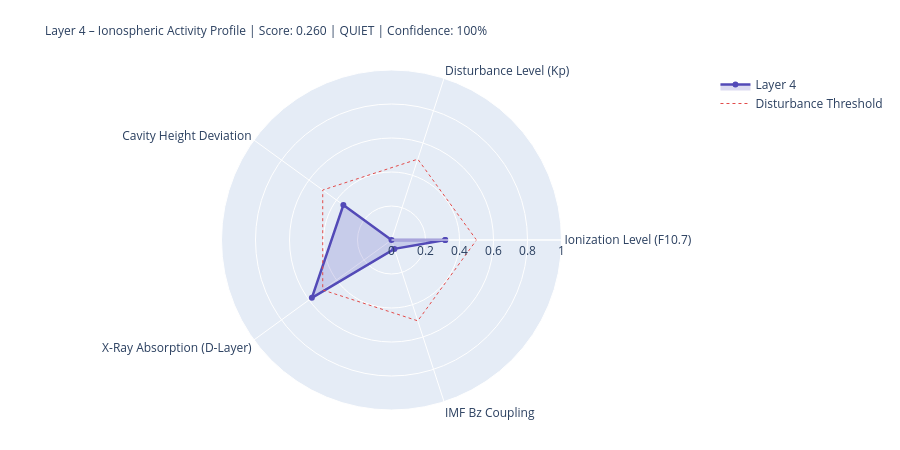

The cell this chart's notebook holds for it:
### Markdown cell above
---
## 4. State Assessment & Handoff to Layer 5

### Code cell
# ============================================================
# LAYER-4-SCORE
# ============================================================

COMPONENTS = {
    'Ionization Level (F10.7)':    {'score': ioniz,       'source': 'primary' if f107_now else 'from_layer0', 'dynamic': True},
    'Disturbance Level (Kp)':          {'score': disturb,     'source': 'primary' if kp_now   else 'from_layer0', 'dynamic': True},
    'Cavity Height Deviation':    {'score': h_dev,       'source': 'derived',                                'dynamic': True},
    'X-Ray Absorption (D-Layer)':{'score': xray_ioniz,  'source': 'primary' if xray_now else 'missing',     'dynamic': True},
    'IMF Bz Coupling':             {'score': bz_coupling, 'source': 'primary' if bz_now   else 'from_layer0', 'dynamic': True},
}

available    = {k: v['score'] for k, v in COMPONENTS.items() if v['score'] is not None}
unavailable  = [k for k, v in COMPONENTS.items() if v['score'] is None]
layer4_score = round(sum(available.values()) / len(available), 4) if available else None
confidence   = round(len(available) / len(COMPONENTS), 2)
level = ('unknown' if layer4_score is None
         else 'quiet'   if layer4_score < 0.3
         else 'moderate' if layer4_score < 0.6
         else 'active')
dominant_l4 = max(available, key=available.get) if available else 'none'

# Resonance delta for Schumann SR-1
sr1_ref = schumann_freq(1, 80.0)
sr1_now = schumann_freq(1, h_eff)
sr1_delta_mhz = (sr1_now - sr1_ref) * 1000

# Propagation conditions
prop_cond = ('disturbed'   if kp_val > 4
             else 'unsettled' if kp_val > 2
             else 'normal')
if xray_class in ['X', 'M']:
    prop_cond = 'Radio-Blackout moeglich'

W = 68
print('=' * W)
print('LAYER 4 – IONOSPHERE – STATE ASSESSMENT')
print('=' * W)
for name, comp in COMPONENTS.items():
    s = comp['score']
    if s is not None:
        bar = '█' * int(s * 20) + '░' * (20 - int(s * 20))
        print(f'  {name:<36} {bar}  {s:.3f}  [{comp["source"]}]')
    else:
        print(f'  {name:<36} {"─" * 20}  n/a   [missing]')
print('-' * W)
print(f'  Score:          {layer4_score:.3f}  ({len(available)}/{len(COMPONENTS)} components)')
print(f'  Confidence:     {confidence:.0%}')
print(f'  Level:          {level.upper()}')
print(f'  Dominant:       {dominant_l4}')
print(f'  Cavity height:  {h_eff:.1f} km  (Ref: 80.0 km)')
print(f'  SR-1:           {sr1_now:.3f} Hz  (Δ {sr1_delta_mhz:+.1f} mHz vs. ref)')
print(f'  Propagation:    {prop_cond}')
print(f'  X-Ray:          {xray_class}-class  ({xray_now:.2e} W/m²)' if xray_now else '  X-Ray:          n/a')
print('=' * W)

# Radar
cats   = list(available.keys())
vals_r = list(available.values())
if len(cats) >= 3:
    fig = go.Figure()
    fig.add_trace(go.Scatterpolar(
        r=vals_r + [vals_r[0]], theta=cats + [cats[0]],
        fill='toself', fillcolor='rgba(83,74,183,0.20)',
        line=dict(color='#534AB7', width=2.5), name='Layer 4'
    ))
    fig.add_trace(go.Scatterpolar(
        r=[0.5] * (len(cats)+1), theta=cats + [cats[0]],
        line=dict(color='#E24B4A', dash='dot', width=1),
        mode='lines', name='Disturbance Threshold'
    ))
    fig.update_layout(
        title=dict(
            text=f'Layer 4 – Ionospheric Activity Profile | Score: {layer4_score:.3f} | {level.upper()} | Confidence: {confidence:.0%}',
            font=dict(size=12)
        ),
        polar=dict(radialaxis=dict(visible=True, range=[0, 1])),
        height=450, showlegend=True,
        margin=dict(l=80, r=80, t=70, b=40)
    )
    fig.show()

### Figure 1 — Plotly figure (JSON) as saved in the notebook; plotly's stock layout.template omitted (floating-point values rounded to 4 significant figures)
{"data": [{"fill": "toself", "fillcolor": "rgba(83,74,183,0.20)", "line": {"color": "#534AB7", "width": 2.5}, "name": "Layer 4", "r": [0.316, 0.0, 0.35, 0.579, 0.055, 0.316], "theta": ["Ionization Level (F10.7)", "Disturbance Level (Kp)", "Cavity Height Deviation", "X-Ray Absorption (D-Layer)", "IMF Bz Coupling", "Ionization Level (F10.7)"], "type": "scatterpolar"}, {"line": {"color": "#E24B4A", "dash": "dot", "width": 1}, "mode": "lines", "name": "Disturbance Threshold", "r": [0.5, 0.5, 0.5, 0.5, 0.5, 0.5], "theta": ["Ionization Level (F10.7)", "Disturbance Level (Kp)", "Cavity Height Deviation", "X-Ray Absorption (D-Layer)", "IMF Bz Coupling", "Ionization Level (F10.7)"], "type": "scatterpolar"}], "layout": {"height": 450, "margin": {"b": 40, "l": 80, "r": 80, "t": 70}, "polar": {"radialaxis": {"range": [0, 1], "visible": true}}, "showlegend": true, "title": {"font": {"size": 12}, "text": "Layer 4 – Ionospheric Activity Profile | Score: 0.260 | QUIET | Confidence: 100%"}}}
